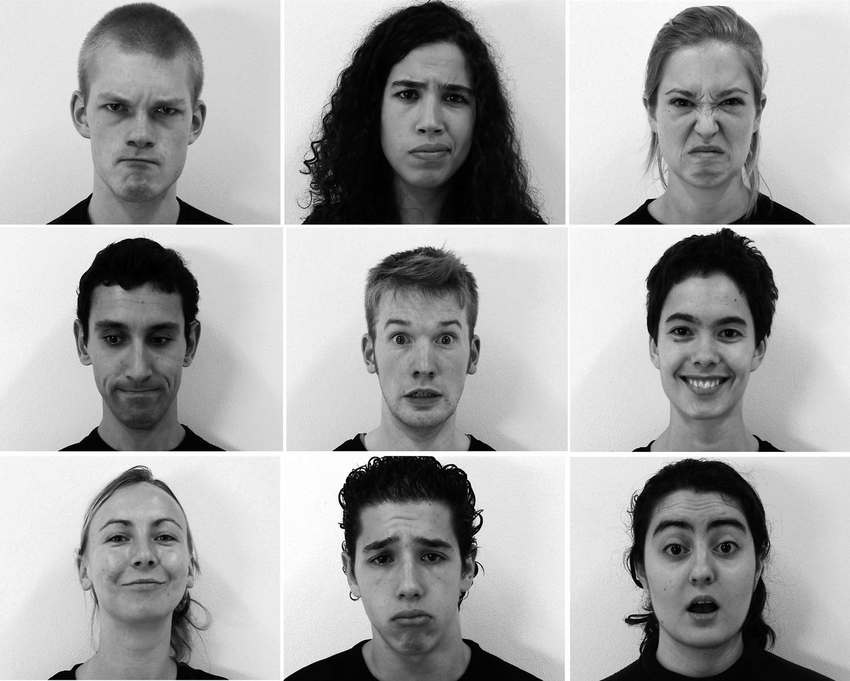
#> input picture Week_2/Example-face-forward-pictures-From-left-to-right-top-to-bottom-anger-contempt.png, 850 x 681 px
$ python -i 'Python File.py'   (imports and definitions only)
#> lines starting #> are read from the running program, lines starting #| are printed output that depends on the picture; after the words box and inside, x2 and y2 are one past the last pixel; in counts of white or black regions, pixels touching at a corner belong together
#> further down, picture is the input picture: shape (681, 850, 3); min 0, max 255, mean 167.2
import numpy as np
import cv2
import cvzone

# [1 line not run here, left out]
# [1 line that did not run here, left out]


# Creat a Preprocessing function to apply necessary operations on the input image
def preProcessing(img):

    # Convert image to grayscale
    imgPre = cv2.cvtColor(img, cv2.COLOR_BGR2GRAY)

    # Apply blur to the image
    imgPre = cv2.blur(img, (15, 15), 0)
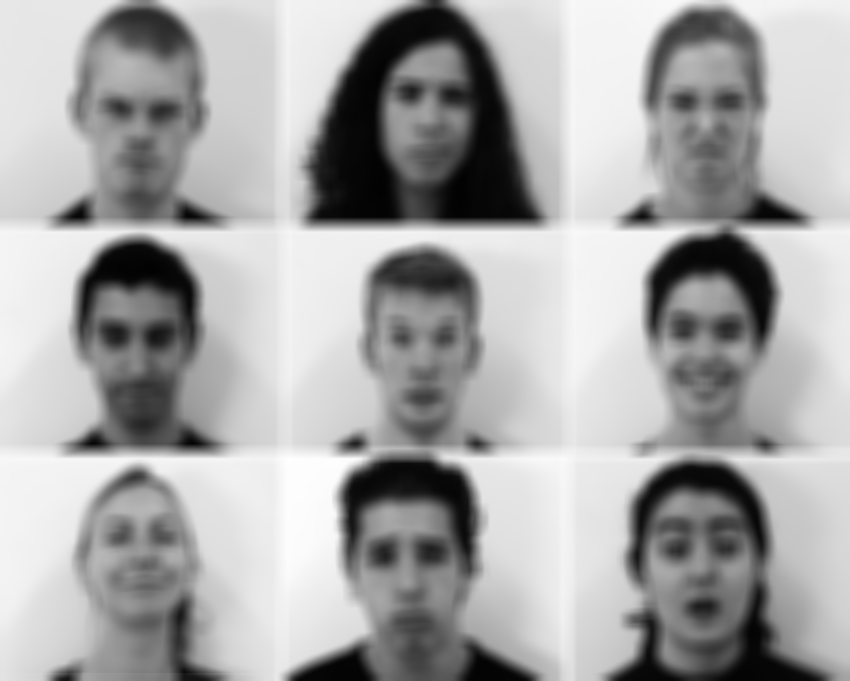
#> imgPre: shape (681, 850, 3); min 2, max 254, mean 167.2


    # Apply Canny edge detection
    imgPre = cv2.Canny(imgPre, 20, 20)
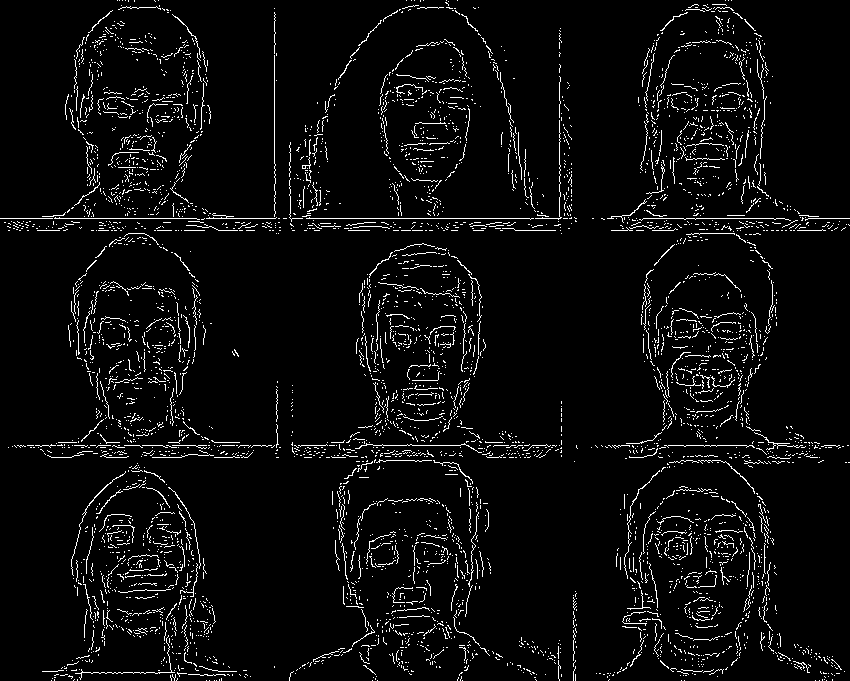
#> imgPre: shape (681, 850); 4.8% white in thin lines or dots
    # Apply dilation and morphological closing
    kernel = np.ones((3, 3), np.uint8)
    imgPre = cv2.dilate(imgPre, kernel, iterations=1)
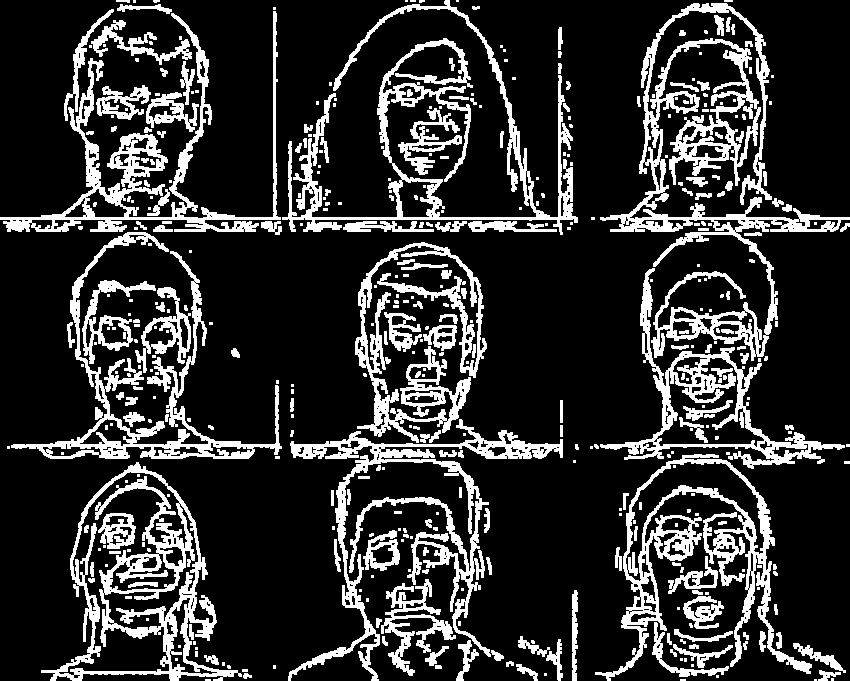
#> imgPre: shape (681, 850); 19.1% white; 424 white regions (235 under 20 px), largest, box (x1, y1, x2, y2) and area: (600, 3, 850, 361) 14385, (41, 462, 242, 681) 9756, (288, 419, 563, 681) 9739
    imgPre = cv2.morphologyEx(imgPre, cv2.MORPH_CLOSE, kernel)
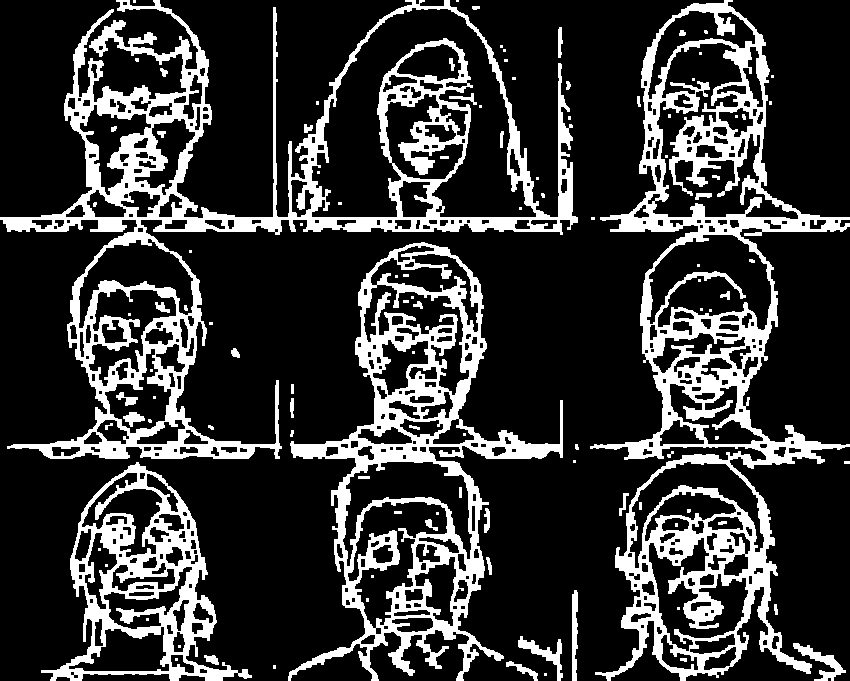
#> imgPre: shape (681, 850); 21.2% white; 110 white regions (58 under 20 px), largest, box (x1, y1, x2, y2) and area: (0, 0, 578, 459) 41173, (590, 0, 850, 681) 39047, (288, 242, 563, 681) 25256
    return imgPre

# Call preprocessing function
# [1 line that did not run here, left out]

# Find contours in the preprocessed image
# [1 line that did not run here, left out]


# Stack the images for display
# [1 line that did not run here, left out]

#Create a dictionary to store contour areas
area = {}
arc_length={}
#Calculate and store the area of each contour
# [11 lines not run here, left out]

>>> import cv2
>>> picture = cv2.imread('Example-face-forward-pictures-From-left-to-right-top-to-bottom-anger-contempt.png')
>>> result = preProcessing(picture)

$ run again, on Week_2/Baba.jpg
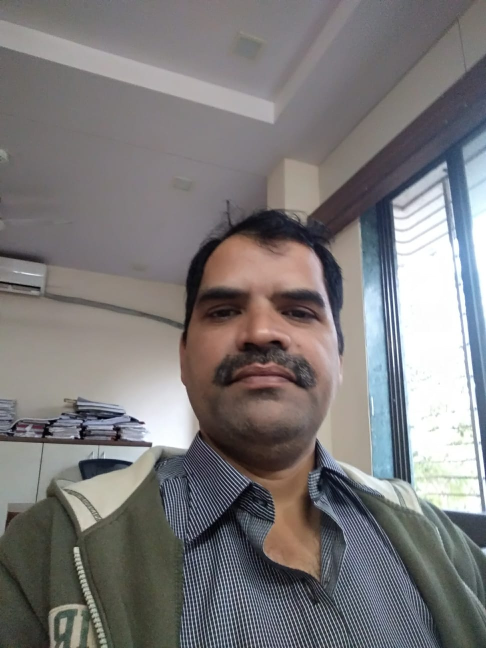
#> input picture Week_2/Baba.jpg, 972 x 1296 px (shown at 1/2 size)
#> picture is the input picture: shape (1296, 972, 3); mean B, G, R 121.6, 121.2, 123.8
#> in preProcessing, `imgPre = cv2.Canny(imgPre, 20, 20)`:
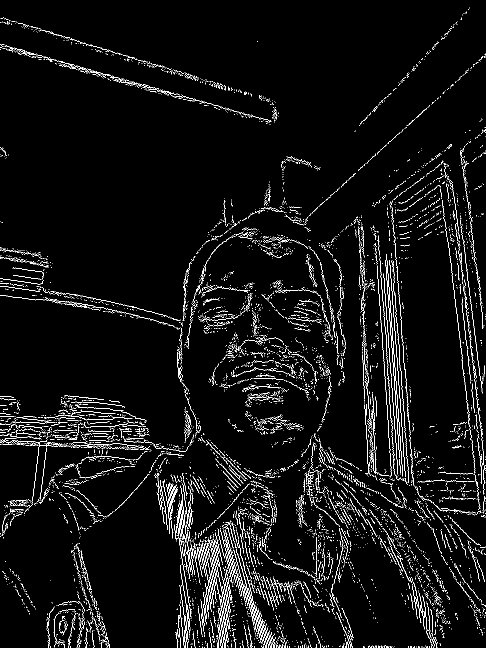
#> imgPre: shape (1296, 972) (shown at 1/2 size); 4.2% white in thin lines or dots
#> in preProcessing, `imgPre = cv2.morphologyEx(imgPre, cv2.MORPH_CLOSE, kernel)`:
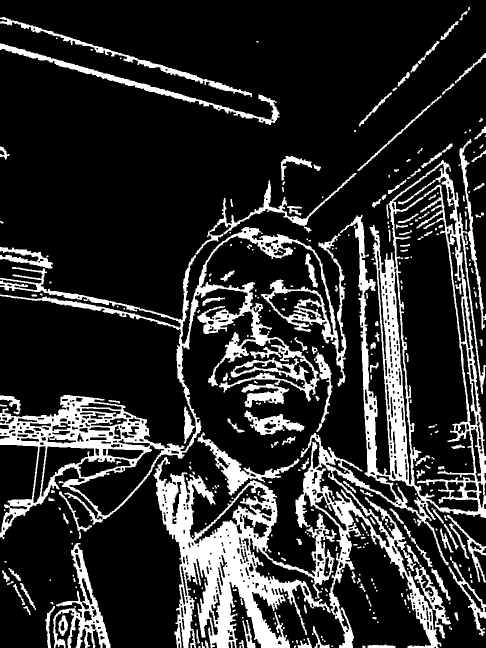
#> imgPre: shape (1296, 972) (shown at 1/2 size); 18.4% white; 326 white regions (139 under 20 px), largest, box (x1, y1, x2, y2) and area: (307, 278, 972, 1296) 115937, (0, 346, 713, 1078) 62495, (106, 1086, 221, 1296) 6431

$ run again, on Week_2/Swar.jpg
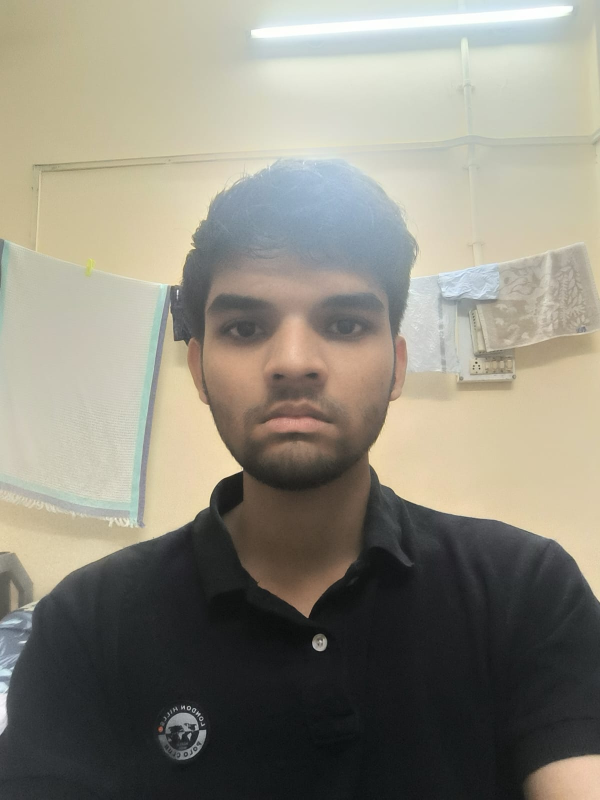
#> input picture Week_2/Swar.jpg, 1200 x 1599 px (shown at 1/2 size)
#> picture is the input picture: shape (1599, 1200, 3); mean B, G, R 125.7, 138.2, 141.7
#> in preProcessing, `imgPre = cv2.Canny(imgPre, 20, 20)`:
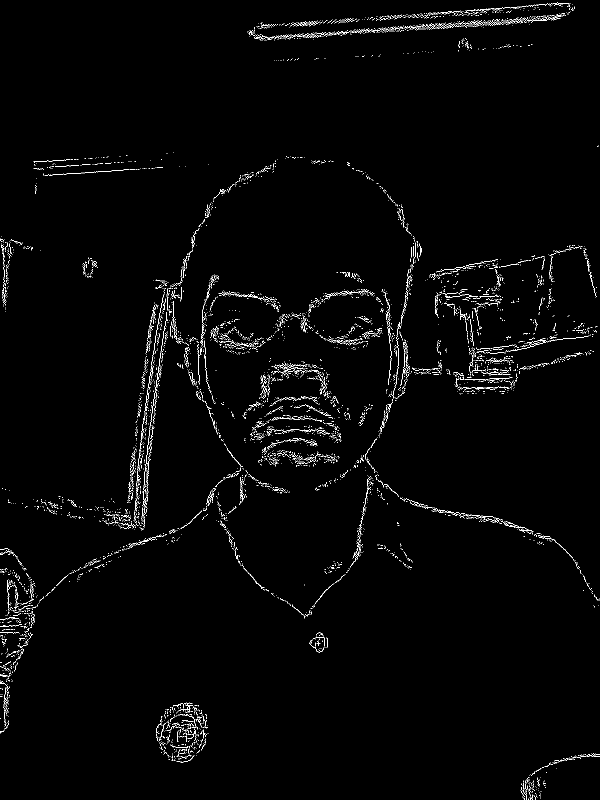
#> imgPre: shape (1599, 1200) (shown at 1/2 size); 1.5% white in thin lines or dots
#> in preProcessing, `imgPre = cv2.morphologyEx(imgPre, cv2.MORPH_CLOSE, kernel)`:
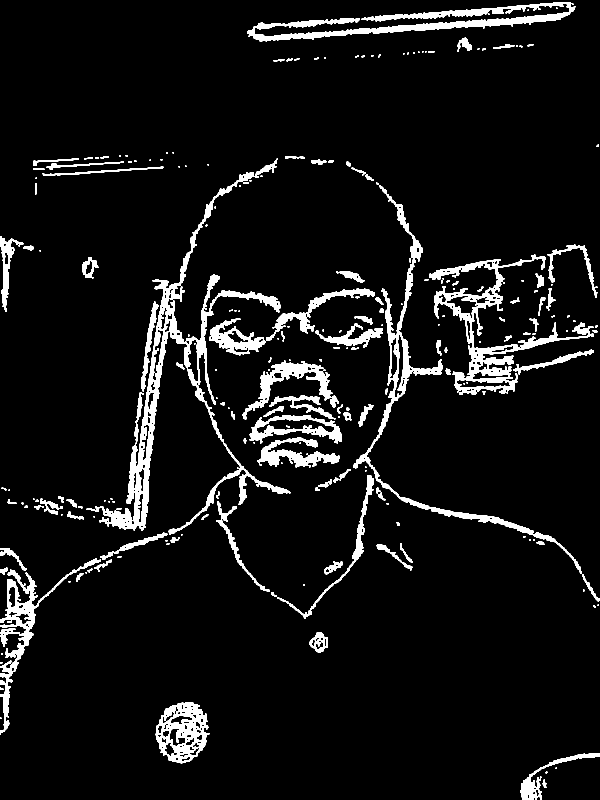
#> imgPre: shape (1599, 1200) (shown at 1/2 size); 6.8% white; 225 white regions (92 under 20 px), largest, box (x1, y1, x2, y2) and area: (173, 317, 581, 1069) 25699, (858, 509, 1188, 790) 14141, (494, 4, 1151, 83) 12860
